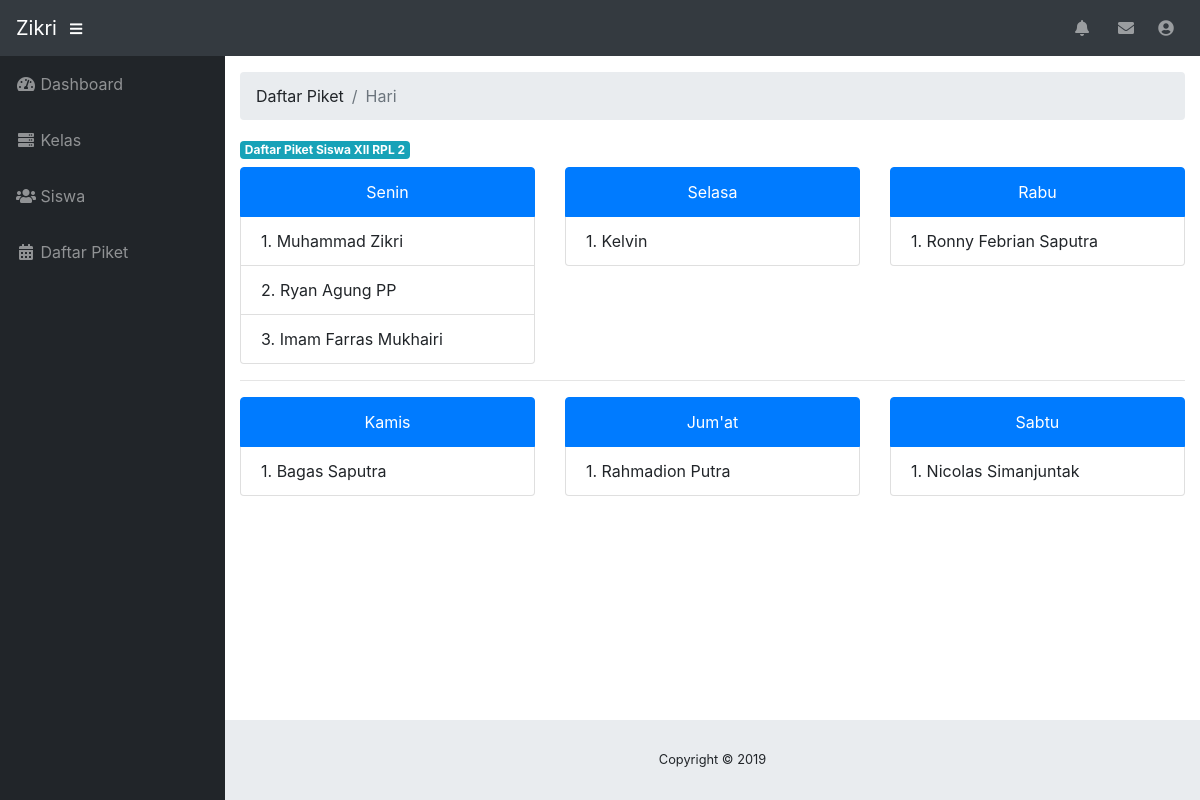
Page /petugas/index.php?p=daftar_piket&nama_kelas=XII RPL 2 (signed in) on the committed database.
### tables this page shows
CREATE TABLE `siswa` (
  `id_siswa` varchar(6) NOT NULL,
  `nama_siswa` varchar(50) NOT NULL,
  `jenis_kelamin` enum('laki-laki','perempuan') NOT NULL,
  `nama_jurusan` varchar(50) NOT NULL,
  `id_kelas` int(11) NOT NULL,
  `nama_jadwal` varchar(50) NOT NULL
);

### petugas/daftar_piket.php (the view, shortened to what this page needs)
<ol class="breadcrumb">
	<li class="breadcrumb-item">Daftar Piket</li>
	<li class="breadcrumb-item active">Hari</li>
</ol>
<?php
	$nama_kelas = $_GET['nama_kelas'];
 ?>
<label class="badge badge-info">Daftar Piket Siswa <?php echo $nama_kelas; ?></label>
<div class="row">
	<div class="col-md-4">
		<ul class="list-group">
		  <li class="list-group-item active" style="text-align: center;">Senin</li>
		  <?php
		  	$query = mysqli_query($koneksi, "SELECT * FROM siswa INNER JOIN kelas ON siswa.id_kelas=kelas.id_kelas WHERE nama_kelas='$nama_kelas' AND nama_jadwal='Monday' ");
		  	$cek = mysqli_num_rows($query);
		  	if ($cek > 0) {
		  		$no = 1;
		  		while ($data = mysqli_fetch_array($query)) {
		  			?>
		  			<li class="list-group-item"><?php echo $no++; ?>. <?php echo $data['nama_siswa'] ?></li>
		  			<?php
		  		}
		  	}else{
		  		?>
		  		<li class="list-group-item">Data siswa belum di tambahkan!</li>
		  		<?php
		  	}
		   ?>
		</ul>
	</div>
	<div class="col-md-4">
		<ul class="list-group">
		  <li class="list-group-item active" style="text-align: center;">Selasa</li>
		  <?php
		  	$query = mysqli_query($koneksi, "SELECT * FROM siswa INNER JOIN kelas ON siswa.id_kelas=kelas.id_kelas WHERE nama_kelas='$nama_kelas' AND nama_jadwal='Tuesday' ");
		  	$cek = mysqli_num_rows($query);
		  	if ($cek > 0) {
		  		$no = 1;
		  		while ($data = mysqli_fetch_array($query)) {
		  			?>
		  			<li class="list-group-item"><?php echo $no++; ?>. <?php echo $data['nama_siswa'] ?></li>
		  			<?php
		  		}
		  	}else{
		  		?>
		  		<li class="list-group-item">Data siswa belum di tambahkan!</li>
		  		<?php
		  	}
		   ?>
		</ul>
	</div>
	<div class="col-md-4">
		<ul class="list-group">
		  <li class="list-group-item active" style="text-align: center;">Rabu</li>
		  <?php
		  	$query = mysqli_query($koneksi, "SELECT * FROM siswa INNER JOIN kelas ON siswa.id_kelas=kelas.id_kelas WHERE nama_kelas='$nama_kelas' AND nama_jadwal='Wednesday' ");
		  	$cek = mysqli_num_rows($query);
		  	if ($cek > 0) {
		  		$no = 1;
		  		while ($data = mysqli_fetch_array($query)) {
		  			?>
		  			<li class="list-group-item"><?php echo $no++; ?>. <?php echo $data['nama_siswa'] ?></li>
		  			<?php
		  		}
		  	}else{
		  		?>
		  		<li class="list-group-item">Data siswa belum di tambahkan!</li>
		  		<?php
		  	}
		   ?>
		</ul>
	</div>
	<div class="col-md-12"><hr></div>
	<div class="col-md-4">
		<ul class="list-group">
		  <li class="list-group-item active" style="text-align: center;">Kamis</li>
		  <?php
		  	$query = mysqli_query($koneksi, "SELECT * FROM siswa INNER JOIN kelas ON siswa.id_kelas=kelas.id_kelas WHERE nama_kelas='$nama_kelas' AND nama_jadwal='Thursday' ");
		  	$cek = mysqli_num_rows($query);
		  	if ($cek > 0) {
		  		$no = 1;
		  		while ($data = mysqli_fetch_array($query)) {
		  			?>
		  			<li class="list-group-item"><?php echo $no++; ?>. <?php echo $data['nama_siswa'] ?></li>
		  			<?php
		  		}
		  	}else{
		  		?>
		  		<li class="list-group-item">Data siswa belum di tambahkan!</li>
		  		<?php
		  	}
		   ?>
		</ul>
	</div>
	<div class="col-md-4">
		<ul class="list-group">
		  <li class="list-group-item active" style="text-align: center;">Jum'at</li>
		  <?php
		  	$query = mysqli_query($koneksi, "SELECT * FROM siswa INNER JOIN kelas ON siswa.id_kelas=kelas.id_kelas WHERE nama_kelas='$nama_kelas' AND nama_jadwal='Friday' ");
		  	$cek = mysqli_num_rows($query);
		  	if ($cek > 0) {
		  		$no = 1;
		  		while ($data = mysqli_fetch_array($query)) {
		  			?>
		  			<li class="list-group-item"><?php echo $no++; ?>. <?php echo $data['nama_siswa'] ?></li>
		  			<?php
		  		}
		  	}else{
		  		?>
		  		<li class="list-group-item">Data siswa belum di tambahkan!</li>
		  		<?php
		  	}
		   ?>
		</ul>
	</div>
	<div class="col-md-4">
		<ul class="list-group">
		  <li class="list-group-item active" style="text-align: center;">Sabtu</li>
		  <?php
		  	$query = mysqli_query($koneksi, "SELECT * FROM siswa INNER JOIN kelas ON siswa.id_kelas=kelas.id_kelas WHERE nama_kelas='$nama_kelas' AND nama_jadwal='Saturday' ");
		  	$cek = mysqli_num_rows($query);
		  	if ($cek > 0) {
		  		$no = 1;
		  		while ($data = mysqli_fetch_array($query)) {
		  			?>
		  			<li class="list-group-item"><?php echo $no++; ?>. <?php echo $data['nama_siswa'] ?></li>
		  			<?php
		  		}
		  	}else{
		  		?>
		  		<li class="list-group-item">Data siswa belum di tambahkan!</li>
		  		<?php
		  	}
		   ?>
		</ul>
	</div>
</div>

### rows in the picture
siswa: nama_siswa "Muhammad Zikri"
siswa: nama_siswa "Ryan Agung PP"
siswa: nama_siswa "Imam Farras Mukhairi"
siswa: nama_siswa "Kelvin"
siswa: nama_siswa "Ronny Febrian Saputra"
siswa: nama_siswa "Bagas Saputra"
siswa: nama_siswa "Rahmadion Putra"
siswa: nama_siswa "Nicolas Simanjuntak"

### other values in the picture
$_SESSION['data']['nama_petugas'] "Zikri"
$nama_kelas "XII RPL 2"
